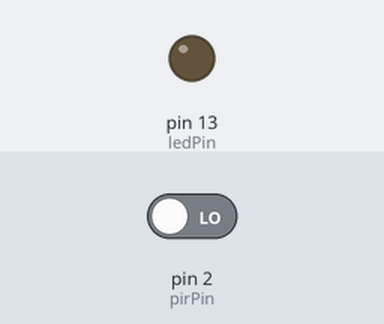
A sketch run on a simulated Arduino Uno, built with avr-gcc and run on an emulated ATmega328P. Shown: output pins drawn as LEDs (lit = HIGH). The test bench sets the inputs (shaded band); at power-on: pin 2 (pirPin) LOW. What the sketch prints to the serial monitor is not drawn.

Above: at 1.2 s.
1.3 s: pin 2 (pirPin) driven HIGH
At 2.0 s:
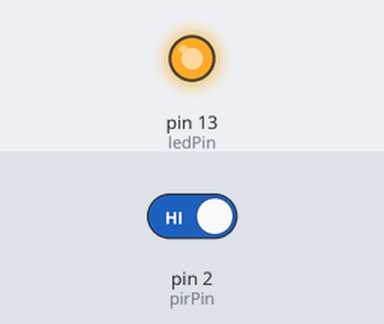
2.8 s: pin 2 (pirPin) driven LOW
At 3.2 s:
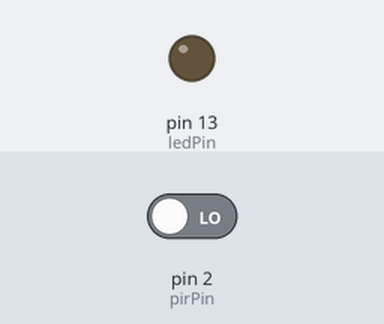
Timing chart, 0 to 5.8 s (numbered marks = the images above; inputs shaded):
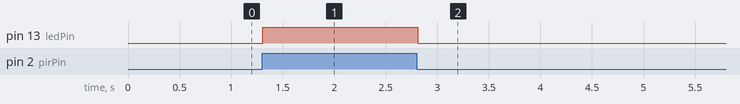

Measured:
- after the input at 1.3 s, pin 13 (ledPin): LOW → HIGH at once
- after the input at 2.8 s, pin 13 (ledPin): HIGH → LOW at once

The sketch:

pir_motion_sensor.ino
```cpp
int ledPin = 13;
int pirPin = 2;
int pirStart = 0;

void setup() {
  // put your setup code here, to run once:
  pinMode(ledPin, OUTPUT);
  pinMode(pirPin, INPUT);
  Serial.begin(9600);
}

void loop() {
  // put your main code here, to run repeatedly:
  pirStart = digitalRead(pirPin);
  Serial.println(pirStart);

  if(pirStart == HIGH){
    digitalWrite(ledPin, HIGH);
    Serial.println();
  }else{
     digitalWrite(ledPin, LOW);
  }
}
```
